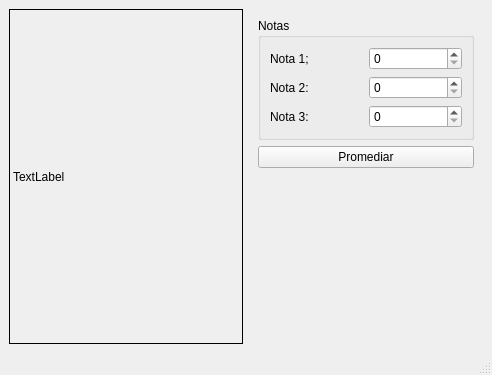
<?xml version="1.0" encoding="UTF-8"?>
<ui version="4.0">
 <class>Barras</class>
 <widget class="QMainWindow" name="Barras">
  <property name="geometry">
   <rect>
    <x>0</x>
    <y>0</y>
    <width>492</width>
    <height>375</height>
   </rect>
  </property>
  <property name="windowTitle">
   <string>Barras</string>
  </property>
  <widget class="QWidget" name="centralwidget">
   <layout class="QGridLayout" name="gridLayout_2">
    <item row="0" column="0" rowspan="2">
     <widget class="QLabel" name="lblCuadro">
      <property name="frameShape">
       <enum>QFrame::Box</enum>
      </property>
      <property name="text">
       <string>TextLabel</string>
      </property>
     </widget>
    </item>
    <item row="0" column="1">
     <widget class="QWidget" name="widget" native="true">
      <layout class="QGridLayout" name="gridLayout_3">
       <item row="0" column="0">
        <widget class="QGroupBox" name="groupBox">
         <property name="title">
          <string>Notas</string>
         </property>
         <layout class="QGridLayout" name="gridLayout">
          <item row="1" column="1">
           <widget class="QSpinBox" name="intNota2"/>
          </item>
          <item row="0" column="1">
           <widget class="QSpinBox" name="intNota1"/>
          </item>
          <item row="1" column="0">
           <widget class="QLabel" name="label_2">
            <property name="text">
             <string>Nota 2:</string>
            </property>
           </widget>
          </item>
          <item row="0" column="0">
           <widget class="QLabel" name="label">
            <property name="text">
             <string>Nota 1;</string>
            </property>
           </widget>
          </item>
          <item row="2" column="1">
           <widget class="QSpinBox" name="intNota3"/>
          </item>
          <item row="2" column="0">
           <widget class="QLabel" name="label_3">
            <property name="text">
             <string>Nota 3:</string>
            </property>
           </widget>
          </item>
         </layout>
        </widget>
       </item>
       <item row="1" column="0">
        <widget class="QPushButton" name="promediar">
         <property name="text">
          <string>Promediar</string>
         </property>
        </widget>
       </item>
      </layout>
     </widget>
    </item>
    <item row="1" column="1">
     <spacer name="verticalSpacer">
      <property name="orientation">
       <enum>Qt::Vertical</enum>
      </property>
      <property name="sizeHint" stdset="0">
       <size>
        <width>20</width>
        <height>40</height>
       </size>
      </property>
     </spacer>
    </item>
   </layout>
  </widget>
  <widget class="QMenuBar" name="menubar">
   <property name="geometry">
    <rect>
     <x>0</x>
     <y>0</y>
     <width>492</width>
     <height>21</height>
    </rect>
   </property>
  </widget>
  <widget class="QStatusBar" name="statusbar"/>
 </widget>
 <resources/>
 <connections/>
</ui>
